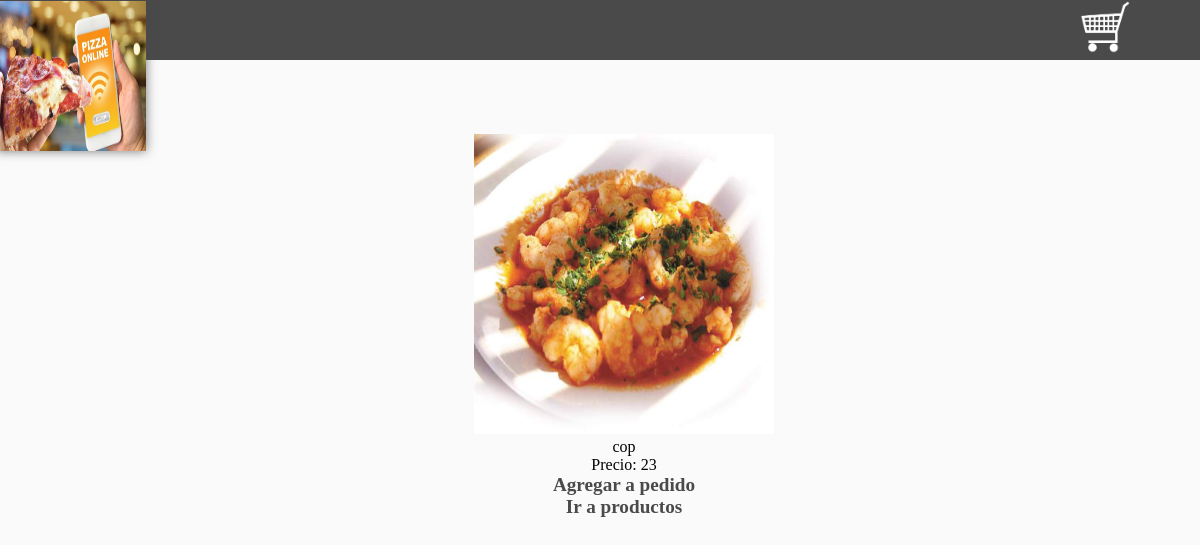
The app's page /ProyectoHypermedial/detalles.php?id=7, older data.
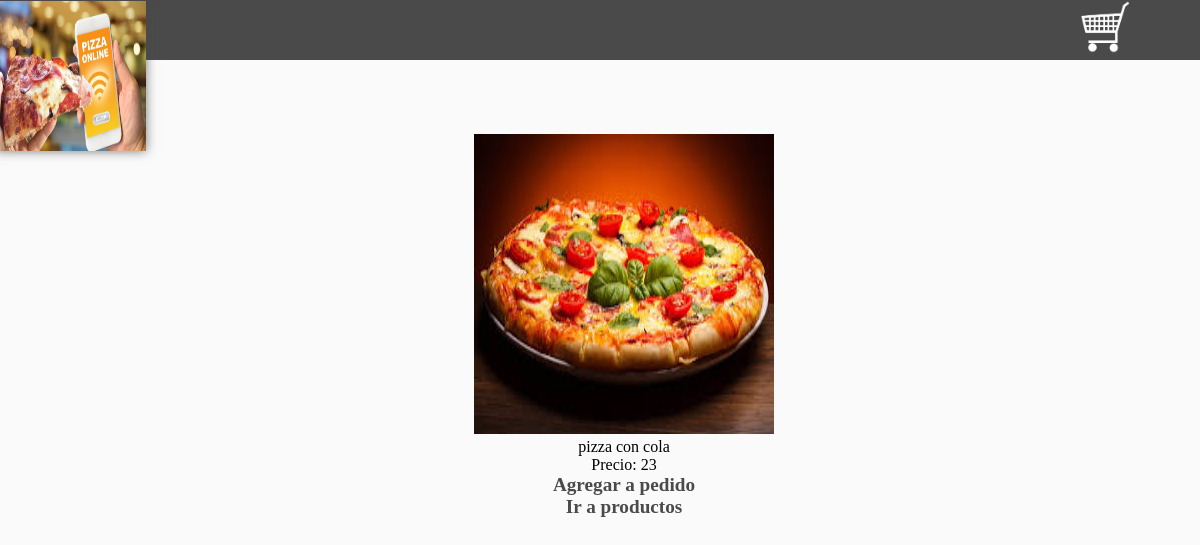
The same page, newer data.
### tables this page shows
CREATE TABLE `producto` (
  `id` int(11) NOT NULL,
  `nombre` text NOT NULL,
  `imagen` text NOT NULL,
  `descripcion` text,
  `precio` decimal(10,0) NOT NULL,
  `Categoria_idCategoria` int(11) NOT NULL
);

### ProyectoHypermedial/detalles.php (the view, shortened to what this page needs)
<!DOCTYPE html>
<html lang="es">
<head>
	<link rel="stylesheet" type="text/css" href="./css/estilos.css">
</head>
<body>
	<header>
		<img src="imagenes/logo.png" id="logo">
		<a href="./carritodecompras.php" title="ver carrito de compras">
			<img src="./imagenes/carrito.png">
		</a>
	</header>
	<section>
	<?php
		include 'conexion.php';
		$id=$_GET['id'];
		 $sql = "SELECT `nombre`,`imagen`,`precio` FROM `producto` WHERE id= ".$id." ;";
       $result = $conn->query($sql);
		while ($f=mysqli_fetch_array($result)) {
		?>
			<center>
				<img src="./productos/<?php echo $f['imagen'];?>" style="width:300px;height:300px"/><br>
				<span><?php echo $f['nombre'];?></span><br>
				<span>Precio: <?php echo $f['precio'];?></span><br>
				<a href="./guardarPed.php?id=<?php  echo $id;?>">Agregar a pedido</a>
				<br/>
				<a href="./menu.php">Ir a productos</a>
			</center>
	<?php
		}
	?>

Row changes from the older to the newer data that the page shows:
changed producto: imagen: a different picture; nombre "cop" → "pizza con cola"
